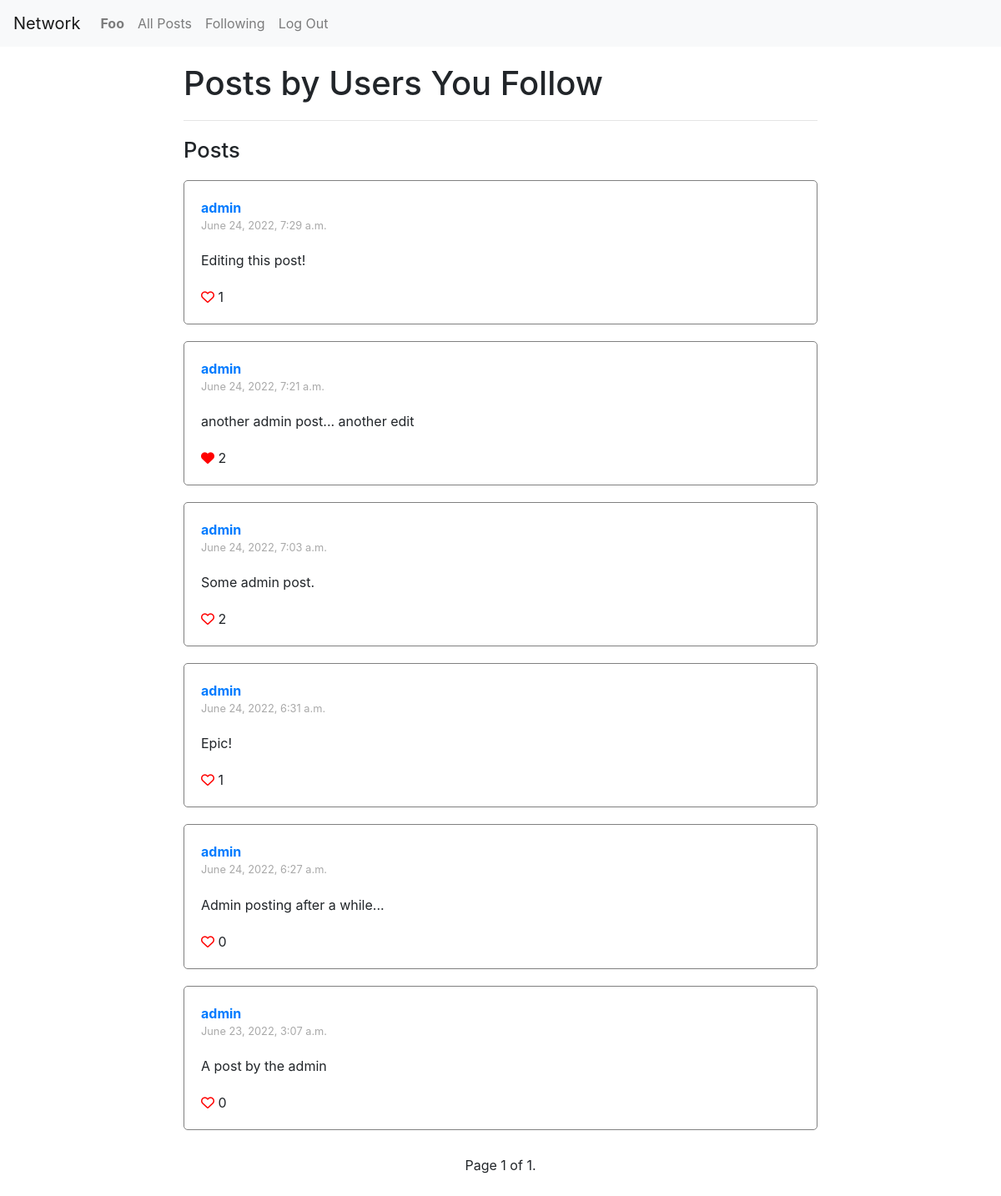
/following (signed in), run on the app's committed database.
### network/models.py (models this page shows, shortened)
class User(AbstractUser):
    followers = models.ManyToManyField(
        "self", symmetrical=False, related_name="following"
    )

class Post(models.Model):
    user = models.ForeignKey(User, on_delete=models.CASCADE, related_name="posts")
    timestamp = models.DateTimeField(auto_now_add=True)
    text = models.CharField(max_length=140)
    likes = models.ManyToManyField(User, related_name="likes")

### network/views.py (the view)
# urls.py: path("following", views.following_view, name="following")
@login_required
def following_view(request):
    following = request.user.following.all()
    following_posts = []
    for followed_user in following:
        following_posts.extend( followed_user.posts.all())
    following_posts = sorted(following_posts, reverse=True, key=lambda post: post.timestamp)
    paginator = Paginator(following_posts, 10)  # Show 10 posts per page.
    page_number = request.GET.get("page")
    page_obj = paginator.get_page(page_number)
    return render(
        request,
        "network/following.html",
        {
            "page_obj": page_obj,
        },
    )

### network/templates/network/following.html (shortened to what this page needs)
{% extends 'network/posts.html' %}
{% load crispy_forms_tags %}
{% block body %}
    <h1>Posts by Users You Follow</h1>
    <hr class="divider">
{% endblock %}

### network/templates/network/posts.html (shortened to what this page needs)
{% extends 'network/layout.html' %}
{% load static %}
{% block posts %}
    <div id="posts-container">
        <h1 id="hdr-posts-container">Posts</h1>
        {% for post in page_obj %}
            <div class="post">
                <div class="post-user">
                    <a href={% url 'profile' post.user.username %}>{{ post.user }}</a>
                </div>
                <div class='timestamp'>{{post.timestamp}}</div>
                <div class="post-content" id="post-{{post.id}}-content">
                    {{ post.text }}
                </div>
                <div class="like-container" id="like-container-post-{{post.id}}">
                    {% if user.is_authenticated %}
                        {% if user not in post.likes.all %}
                            <i data-post="{{post.id}}" class="btn-like-toggle far fa-heart"></i>
                        {% else %}
                            <i data-post="{{post.id}}" class="btn-like-toggle fas fa-heart"></i>
                        {% endif %}
                    {% else %}
                        <a href="{% url 'login' %}"><i class="far fa-heart"></i></a>
                    {% endif %}
                    <span id="post-{{post.id}}-likes">{{ post.likes.count }}</span>
                </div>
            </div>
        {% empty %}
            <div class="post">There are no posts yet.</div>
        {% endfor%}
        <div class="pagination">
            <div class="step-links">
                <div class="current">
                    Page {{ page_obj.number }} of {{ page_obj.paginator.num_pages }}.
                </div>
            </div>
        </div>
    </div>
{% endblock %}

### network/templates/network/layout.html (shortened to what this page needs)
{% load static %}
<!DOCTYPE html>
<html lang="en">
    <head>
        <link rel="stylesheet" href="https://stackpath.bootstrapcdn.com/bootstrap/4.4.1/css/bootstrap.min.css">
        <link href="{% static 'network/styles.css' %}" rel="stylesheet">
    </head>
    <body>
        <nav class="navbar navbar-expand-lg navbar-light bg-light">
            <a class="navbar-brand" href="{% url 'index' %}">Network</a>
            <div>
              <ul class="navbar-nav mr-auto">
                {% if user.is_authenticated %}
                    <li class="nav-item">
                        <a class="nav-link" href="{% url 'profile' user.username %}"><strong>{{ user.username }}</strong></a>
                    </li>
                {% endif %}
                <li class="nav-item">
                  <a class="nav-link" href="{% url 'index' %}">All Posts</a>
                </li>
                {% if user.is_authenticated %}
                    <li class="nav-item">
                        <a class="nav-link" href="{% url 'following' %}">Following</a>
                    </li>
                    <li class="nav-item">
                        <a class="nav-link" href="{% url 'logout' %}">Log Out</a>
                    </li>
                {% endif %}
              </ul>
            </div>
          </nav>
        <div class="body">
            {% block body %}
            {% endblock %}
            {% block posts %}
            {% endblock%}
        </div>
    </body>
</html>

### network/static/network/styles.css (style rules this page uses)
* { box-sizing: border-box; padding: 0; margin: 0; }
.body { padding: 20px; max-width: 800px; margin: auto; }
.divider { margin-top: 20px; }
#hdr-posts-container { font-size: 1.6rem; margin-top: 20px; }
.post { border: 1px solid gray; border-radius: 5px; padding: 20px; margin-top: 20px; overflow: hidden; }
.post-user { font-weight: bold; }
.timestamp { font-size: 0.8rem; color: darkgray; }
.post-content { margin-top: 20px; }
.like-container { margin-top: 20px; }
.btn-like-toggle { cursor: pointer; }
.fa-heart { color: red; }
.pagination { display: flex; justify-content: center; margin: 30px 0; }
.step-links { display: flex; justify-content: space-evenly; }
.current { margin: 0 20px; }

### data on the page
User: username "Foo"
Post: user "admin", timestamp "June 24, 2022, 7:29 a.m.", text "Editing this post!", likes.count "1"
Post: user "admin", timestamp "June 24, 2022, 7:21 a.m.", text "another admin post... another edit", likes.count "2"
Post: user "admin", timestamp "June 24, 2022, 7:03 a.m.", text "Some admin post.", likes.count "2"
Post: user "admin", timestamp "June 24, 2022, 6:31 a.m.", text "Epic!", likes.count "1"
Post: user "admin", timestamp "June 24, 2022, 6:27 a.m.", text "Admin posting after a while...", likes.count "0"
Post: user "admin", timestamp "June 23, 2022, 3:07 a.m.", text "A post by the admin", likes.count "0"

### other printed values
{{ page_obj.number }} "1"
{{ page_obj.paginator.num_pages }} "1"
